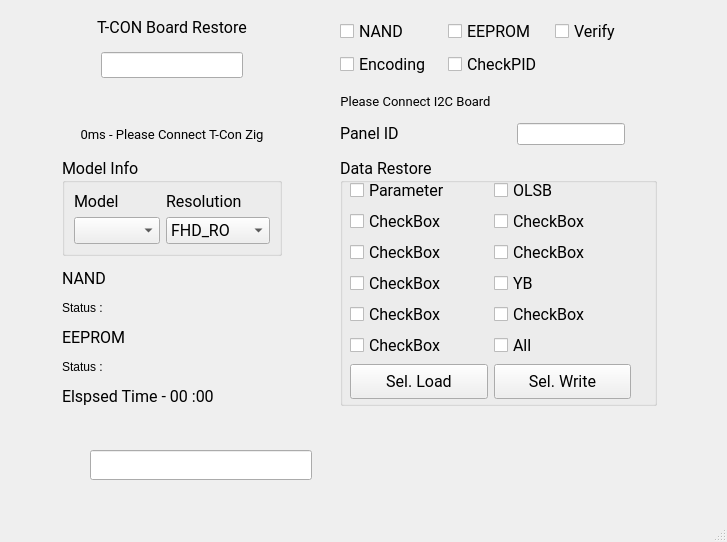
<?xml version="1.0" encoding="UTF-8"?>
<ui version="4.0">
 <class>MainWindow</class>
 <widget class="QMainWindow" name="MainWindow">
  <property name="geometry">
   <rect>
    <x>0</x>
    <y>0</y>
    <width>727</width>
    <height>542</height>
   </rect>
  </property>
  <property name="sizePolicy">
   <sizepolicy hsizetype="Fixed" vsizetype="Fixed">
    <horstretch>0</horstretch>
    <verstretch>0</verstretch>
   </sizepolicy>
  </property>
  <property name="windowTitle">
   <string>Restore revisioned</string>
  </property>
  <widget class="QWidget" name="centralwidget">
   <widget class="QLineEdit" name="lineEdit_3">
    <property name="enabled">
     <bool>true</bool>
    </property>
    <property name="geometry">
     <rect>
      <x>90</x>
      <y>450</y>
      <width>222</width>
      <height>30</height>
     </rect>
    </property>
    <property name="sizePolicy">
     <sizepolicy hsizetype="Fixed" vsizetype="Fixed">
      <horstretch>3</horstretch>
      <verstretch>4</verstretch>
     </sizepolicy>
    </property>
    <property name="palette">
     <palette>
      <active>
       <colorrole role="WindowText">
        <brush brushstyle="SolidPattern">
         <color alpha="255">
          <red>0</red>
          <green>0</green>
          <blue>0</blue>
         </color>
        </brush>
       </colorrole>
       <colorrole role="Text">
        <brush brushstyle="SolidPattern">
         <color alpha="255">
          <red>0</red>
          <green>0</green>
          <blue>255</blue>
         </color>
        </brush>
       </colorrole>
       <colorrole role="PlaceholderText">
        <brush brushstyle="SolidPattern">
         <color alpha="128">
          <red>0</red>
          <green>0</green>
          <blue>255</blue>
         </color>
        </brush>
       </colorrole>
      </active>
      <inactive>
       <colorrole role="WindowText">
        <brush brushstyle="SolidPattern">
         <color alpha="255">
          <red>0</red>
          <green>0</green>
          <blue>0</blue>
         </color>
        </brush>
       </colorrole>
       <colorrole role="Text">
        <brush brushstyle="SolidPattern">
         <color alpha="255">
          <red>0</red>
          <green>0</green>
          <blue>255</blue>
         </color>
        </brush>
       </colorrole>
       <colorrole role="PlaceholderText">
        <brush brushstyle="SolidPattern">
         <color alpha="128">
          <red>0</red>
          <green>0</green>
          <blue>255</blue>
         </color>
        </brush>
       </colorrole>
      </inactive>
      <disabled>
       <colorrole role="WindowText">
        <brush brushstyle="SolidPattern">
         <color alpha="255">
          <red>120</red>
          <green>120</green>
          <blue>120</blue>
         </color>
        </brush>
       </colorrole>
       <colorrole role="Text">
        <brush brushstyle="SolidPattern">
         <color alpha="255">
          <red>120</red>
          <green>120</green>
          <blue>120</blue>
         </color>
        </brush>
       </colorrole>
       <colorrole role="PlaceholderText">
        <brush brushstyle="SolidPattern">
         <color alpha="128">
          <red>0</red>
          <green>0</green>
          <blue>0</blue>
         </color>
        </brush>
       </colorrole>
      </disabled>
     </palette>
    </property>
    <property name="font">
     <font>
      <family>Arial Black</family>
      <pointsize>10</pointsize>
      <weight>75</weight>
      <bold>true</bold>
     </font>
    </property>
    <property name="inputMask">
     <string/>
    </property>
    <property name="text">
     <string/>
    </property>
   </widget>
   <widget class="QWidget" name="">
    <property name="geometry">
     <rect>
      <x>10</x>
      <y>10</y>
      <width>701</width>
      <height>411</height>
     </rect>
    </property>
    <layout class="QGridLayout" name="gridLayout_4">
     <property name="sizeConstraint">
      <enum>QLayout::SetNoConstraint</enum>
     </property>
     <item row="0" column="0" alignment="Qt::AlignHCenter">
      <widget class="QLabel" name="label">
       <property name="sizePolicy">
        <sizepolicy hsizetype="Fixed" vsizetype="Fixed">
         <horstretch>2</horstretch>
         <verstretch>2</verstretch>
        </sizepolicy>
       </property>
       <property name="font">
        <font>
         <family>Roboto</family>
         <pointsize>12</pointsize>
        </font>
       </property>
       <property name="text">
        <string>T-CON Board Restore</string>
       </property>
       <property name="alignment">
        <set>Qt::AlignCenter</set>
       </property>
      </widget>
     </item>
     <item row="0" column="1" rowspan="2" colspan="2">
      <layout class="QGridLayout" name="gridLayout_2">
       <property name="sizeConstraint">
        <enum>QLayout::SetFixedSize</enum>
       </property>
       <item row="0" column="1">
        <widget class="QCheckBox" name="checkBox_2">
         <property name="font">
          <font>
           <family>Roboto</family>
           <pointsize>12</pointsize>
          </font>
         </property>
         <property name="text">
          <string>EEPROM</string>
         </property>
        </widget>
       </item>
       <item row="1" column="0">
        <widget class="QCheckBox" name="checkBox_4">
         <property name="font">
          <font>
           <family>Roboto</family>
           <pointsize>12</pointsize>
          </font>
         </property>
         <property name="text">
          <string>Encoding</string>
         </property>
        </widget>
       </item>
       <item row="1" column="1">
        <widget class="QCheckBox" name="checkBox_5">
         <property name="font">
          <font>
           <family>Roboto</family>
           <pointsize>12</pointsize>
          </font>
         </property>
         <property name="text">
          <string>CheckPID</string>
         </property>
        </widget>
       </item>
       <item row="0" column="2">
        <widget class="QCheckBox" name="checkBox_3">
         <property name="font">
          <font>
           <family>Roboto</family>
           <pointsize>12</pointsize>
          </font>
         </property>
         <property name="text">
          <string>Verify</string>
         </property>
        </widget>
       </item>
       <item row="0" column="0">
        <widget class="QCheckBox" name="checkBox">
         <property name="font">
          <font>
           <family>Roboto</family>
           <pointsize>12</pointsize>
          </font>
         </property>
         <property name="text">
          <string>NAND</string>
         </property>
        </widget>
       </item>
      </layout>
     </item>
     <item row="1" column="0" alignment="Qt::AlignHCenter">
      <widget class="QLineEdit" name="lineEdit_2">
       <property name="enabled">
        <bool>true</bool>
       </property>
       <property name="sizePolicy">
        <sizepolicy hsizetype="Fixed" vsizetype="Fixed">
         <horstretch>3</horstretch>
         <verstretch>4</verstretch>
        </sizepolicy>
       </property>
       <property name="palette">
        <palette>
         <active>
          <colorrole role="WindowText">
           <brush brushstyle="SolidPattern">
            <color alpha="255">
             <red>0</red>
             <green>0</green>
             <blue>0</blue>
            </color>
           </brush>
          </colorrole>
          <colorrole role="Text">
           <brush brushstyle="SolidPattern">
            <color alpha="255">
             <red>0</red>
             <green>0</green>
             <blue>255</blue>
            </color>
           </brush>
          </colorrole>
          <colorrole role="PlaceholderText">
           <brush brushstyle="SolidPattern">
            <color alpha="128">
             <red>0</red>
             <green>0</green>
             <blue>255</blue>
            </color>
           </brush>
          </colorrole>
         </active>
         <inactive>
          <colorrole role="WindowText">
           <brush brushstyle="SolidPattern">
            <color alpha="255">
             <red>0</red>
             <green>0</green>
             <blue>0</blue>
            </color>
           </brush>
          </colorrole>
          <colorrole role="Text">
           <brush brushstyle="SolidPattern">
            <color alpha="255">
             <red>0</red>
             <green>0</green>
             <blue>255</blue>
            </color>
           </brush>
          </colorrole>
          <colorrole role="PlaceholderText">
           <brush brushstyle="SolidPattern">
            <color alpha="128">
             <red>0</red>
             <green>0</green>
             <blue>255</blue>
            </color>
           </brush>
          </colorrole>
         </inactive>
         <disabled>
          <colorrole role="WindowText">
           <brush brushstyle="SolidPattern">
            <color alpha="255">
             <red>120</red>
             <green>120</green>
             <blue>120</blue>
            </color>
           </brush>
          </colorrole>
          <colorrole role="Text">
           <brush brushstyle="SolidPattern">
            <color alpha="255">
             <red>120</red>
             <green>120</green>
             <blue>120</blue>
            </color>
           </brush>
          </colorrole>
          <colorrole role="PlaceholderText">
           <brush brushstyle="SolidPattern">
            <color alpha="128">
             <red>0</red>
             <green>0</green>
             <blue>0</blue>
            </color>
           </brush>
          </colorrole>
         </disabled>
        </palette>
       </property>
       <property name="font">
        <font>
         <family>Arial Black</family>
         <pointsize>10</pointsize>
         <weight>75</weight>
         <bold>true</bold>
        </font>
       </property>
       <property name="inputMask">
        <string/>
       </property>
       <property name="text">
        <string/>
       </property>
      </widget>
     </item>
     <item row="2" column="1" colspan="2">
      <widget class="QLabel" name="label_9">
       <property name="sizePolicy">
        <sizepolicy hsizetype="Fixed" vsizetype="Fixed">
         <horstretch>0</horstretch>
         <verstretch>0</verstretch>
        </sizepolicy>
       </property>
       <property name="font">
        <font>
         <family>Roboto</family>
         <pointsize>10</pointsize>
        </font>
       </property>
       <property name="text">
        <string>Please Connect I2C Board</string>
       </property>
       <property name="alignment">
        <set>Qt::AlignCenter</set>
       </property>
      </widget>
     </item>
     <item row="3" column="0">
      <widget class="QLabel" name="tcp_status_label">
       <property name="sizePolicy">
        <sizepolicy hsizetype="Preferred" vsizetype="Preferred">
         <horstretch>1</horstretch>
         <verstretch>1</verstretch>
        </sizepolicy>
       </property>
       <property name="font">
        <font>
         <family>Roboto</family>
         <pointsize>10</pointsize>
        </font>
       </property>
       <property name="text">
        <string>0ms - Please Connect T-Con Zig</string>
       </property>
       <property name="alignment">
        <set>Qt::AlignCenter</set>
       </property>
      </widget>
     </item>
     <item row="3" column="1">
      <widget class="QLabel" name="label_2">
       <property name="sizePolicy">
        <sizepolicy hsizetype="Fixed" vsizetype="Fixed">
         <horstretch>0</horstretch>
         <verstretch>0</verstretch>
        </sizepolicy>
       </property>
       <property name="font">
        <font>
         <family>Roboto</family>
         <pointsize>12</pointsize>
        </font>
       </property>
       <property name="text">
        <string>Panel ID</string>
       </property>
      </widget>
     </item>
     <item row="3" column="2">
      <widget class="QLineEdit" name="lineEdit">
       <property name="sizePolicy">
        <sizepolicy hsizetype="Fixed" vsizetype="Fixed">
         <horstretch>0</horstretch>
         <verstretch>0</verstretch>
        </sizepolicy>
       </property>
      </widget>
     </item>
     <item row="4" column="0">
      <widget class="QGroupBox" name="groupBox">
       <property name="sizePolicy">
        <sizepolicy hsizetype="Fixed" vsizetype="Fixed">
         <horstretch>2</horstretch>
         <verstretch>2</verstretch>
        </sizepolicy>
       </property>
       <property name="font">
        <font>
         <family>Roboto</family>
         <pointsize>12</pointsize>
        </font>
       </property>
       <property name="title">
        <string>Model Info</string>
       </property>
       <layout class="QGridLayout" name="gridLayout_5">
        <item row="0" column="0">
         <layout class="QGridLayout" name="gridLayout_3">
          <item row="0" column="1">
           <widget class="QLabel" name="label_4">
            <property name="font">
             <font>
              <family>Roboto</family>
              <pointsize>12</pointsize>
             </font>
            </property>
            <property name="text">
             <string>Resolution</string>
            </property>
           </widget>
          </item>
          <item row="0" column="0">
           <widget class="QLabel" name="label_3">
            <property name="font">
             <font>
              <family>Roboto</family>
              <pointsize>12</pointsize>
             </font>
            </property>
            <property name="text">
             <string>Model</string>
            </property>
           </widget>
          </item>
          <item row="1" column="0">
           <widget class="QComboBox" name="comboBox"/>
          </item>
          <item row="1" column="1">
           <widget class="QComboBox" name="comboBox_2">
            <property name="currentIndex">
             <number>1</number>
            </property>
            <item>
             <property name="text">
              <string>FHD</string>
             </property>
            </item>
            <item>
             <property name="text">
              <string>FHD_RO</string>
             </property>
            </item>
            <item>
             <property name="text">
              <string>QHD_RO</string>
             </property>
            </item>
            <item>
             <property name="text">
              <string>UHD</string>
             </property>
            </item>
            <item>
             <property name="text">
              <string>UHD_RO</string>
             </property>
            </item>
            <item>
             <property name="text">
              <string>WUHD_RO</string>
             </property>
            </item>
           </widget>
          </item>
         </layout>
        </item>
       </layout>
      </widget>
     </item>
     <item row="5" column="0">
      <widget class="QLabel" name="label_5">
       <property name="sizePolicy">
        <sizepolicy hsizetype="Fixed" vsizetype="Fixed">
         <horstretch>0</horstretch>
         <verstretch>0</verstretch>
        </sizepolicy>
       </property>
       <property name="font">
        <font>
         <family>Roboto</family>
         <pointsize>12</pointsize>
        </font>
       </property>
       <property name="text">
        <string>NAND</string>
       </property>
      </widget>
     </item>
     <item row="6" column="0">
      <widget class="QLabel" name="label_10">
       <property name="sizePolicy">
        <sizepolicy hsizetype="Fixed" vsizetype="Fixed">
         <horstretch>0</horstretch>
         <verstretch>0</verstretch>
        </sizepolicy>
       </property>
       <property name="text">
        <string>Status :</string>
       </property>
      </widget>
     </item>
     <item row="7" column="0">
      <widget class="QLabel" name="label_6">
       <property name="sizePolicy">
        <sizepolicy hsizetype="Fixed" vsizetype="Fixed">
         <horstretch>0</horstretch>
         <verstretch>0</verstretch>
        </sizepolicy>
       </property>
       <property name="font">
        <font>
         <family>Roboto</family>
         <pointsize>12</pointsize>
        </font>
       </property>
       <property name="text">
        <string>EEPROM</string>
       </property>
      </widget>
     </item>
     <item row="8" column="0">
      <widget class="QLabel" name="label_11">
       <property name="sizePolicy">
        <sizepolicy hsizetype="Fixed" vsizetype="Fixed">
         <horstretch>0</horstretch>
         <verstretch>0</verstretch>
        </sizepolicy>
       </property>
       <property name="text">
        <string>Status :</string>
       </property>
      </widget>
     </item>
     <item row="9" column="0">
      <widget class="QLabel" name="label_7">
       <property name="sizePolicy">
        <sizepolicy hsizetype="Fixed" vsizetype="Fixed">
         <horstretch>0</horstretch>
         <verstretch>0</verstretch>
        </sizepolicy>
       </property>
       <property name="font">
        <font>
         <family>Roboto</family>
         <pointsize>12</pointsize>
        </font>
       </property>
       <property name="text">
        <string>Elspsed Time - 00 :00</string>
       </property>
      </widget>
     </item>
     <item row="4" column="1" rowspan="6" colspan="2">
      <widget class="QGroupBox" name="groupBox_2">
       <property name="sizePolicy">
        <sizepolicy hsizetype="Preferred" vsizetype="Preferred">
         <horstretch>0</horstretch>
         <verstretch>3</verstretch>
        </sizepolicy>
       </property>
       <property name="font">
        <font>
         <family>Roboto</family>
         <pointsize>12</pointsize>
        </font>
       </property>
       <property name="title">
        <string>Data Restore</string>
       </property>
       <widget class="QWidget" name="">
        <property name="geometry">
         <rect>
          <x>10</x>
          <y>20</y>
          <width>281</width>
          <height>221</height>
         </rect>
        </property>
        <layout class="QGridLayout" name="gridLayout">
         <property name="sizeConstraint">
          <enum>QLayout::SetNoConstraint</enum>
         </property>
         <item row="0" column="0">
          <widget class="QCheckBox" name="checkBox1">
           <property name="text">
            <string>Parameter</string>
           </property>
          </widget>
         </item>
         <item row="0" column="1">
          <widget class="QCheckBox" name="checkBox2">
           <property name="text">
            <string>OLSB</string>
           </property>
          </widget>
         </item>
         <item row="1" column="0">
          <widget class="QCheckBox" name="checkBox3">
           <property name="text">
            <string>CheckBox</string>
           </property>
          </widget>
         </item>
         <item row="1" column="1">
          <widget class="QCheckBox" name="checkBox4">
           <property name="text">
            <string>CheckBox</string>
           </property>
          </widget>
         </item>
         <item row="2" column="0">
          <widget class="QCheckBox" name="checkBox5">
           <property name="text">
            <string>CheckBox</string>
           </property>
          </widget>
         </item>
         <item row="2" column="1">
          <widget class="QCheckBox" name="checkBox6">
           <property name="text">
            <string>CheckBox</string>
           </property>
          </widget>
         </item>
         <item row="3" column="0">
          <widget class="QCheckBox" name="checkBox7">
           <property name="text">
            <string>CheckBox</string>
           </property>
          </widget>
         </item>
         <item row="3" column="1">
          <widget class="QCheckBox" name="checkBox8">
           <property name="text">
            <string>YB</string>
           </property>
          </widget>
         </item>
         <item row="4" column="0">
          <widget class="QCheckBox" name="checkBox9">
           <property name="text">
            <string>CheckBox</string>
           </property>
          </widget>
         </item>
         <item row="4" column="1">
          <widget class="QCheckBox" name="checkBox10">
           <property name="text">
            <string>CheckBox</string>
           </property>
          </widget>
         </item>
         <item row="5" column="0">
          <widget class="QCheckBox" name="checkBox11">
           <property name="text">
            <string>CheckBox</string>
           </property>
          </widget>
         </item>
         <item row="5" column="1">
          <widget class="QCheckBox" name="checkBox12">
           <property name="text">
            <string>All</string>
           </property>
          </widget>
         </item>
         <item row="6" column="0">
          <widget class="QPushButton" name="all_load">
           <property name="sizePolicy">
            <sizepolicy hsizetype="Preferred" vsizetype="Preferred">
             <horstretch>0</horstretch>
             <verstretch>0</verstretch>
            </sizepolicy>
           </property>
           <property name="font">
            <font>
             <family>Roboto</family>
             <pointsize>12</pointsize>
            </font>
           </property>
           <property name="text">
            <string>Sel. Load</string>
           </property>
          </widget>
         </item>
         <item row="6" column="1">
          <widget class="QPushButton" name="all_write">
           <property name="sizePolicy">
            <sizepolicy hsizetype="Preferred" vsizetype="Preferred">
             <horstretch>0</horstretch>
             <verstretch>0</verstretch>
            </sizepolicy>
           </property>
           <property name="font">
            <font>
             <family>Roboto</family>
             <pointsize>12</pointsize>
            </font>
           </property>
           <property name="text">
            <string>Sel. Write</string>
           </property>
          </widget>
         </item>
        </layout>
       </widget>
      </widget>
     </item>
    </layout>
   </widget>
  </widget>
  <widget class="QMenuBar" name="menubar">
   <property name="geometry">
    <rect>
     <x>0</x>
     <y>0</y>
     <width>727</width>
     <height>26</height>
    </rect>
   </property>
  </widget>
  <widget class="QStatusBar" name="statusbar"/>
 </widget>
 <resources/>
 <connections/>
</ui>
